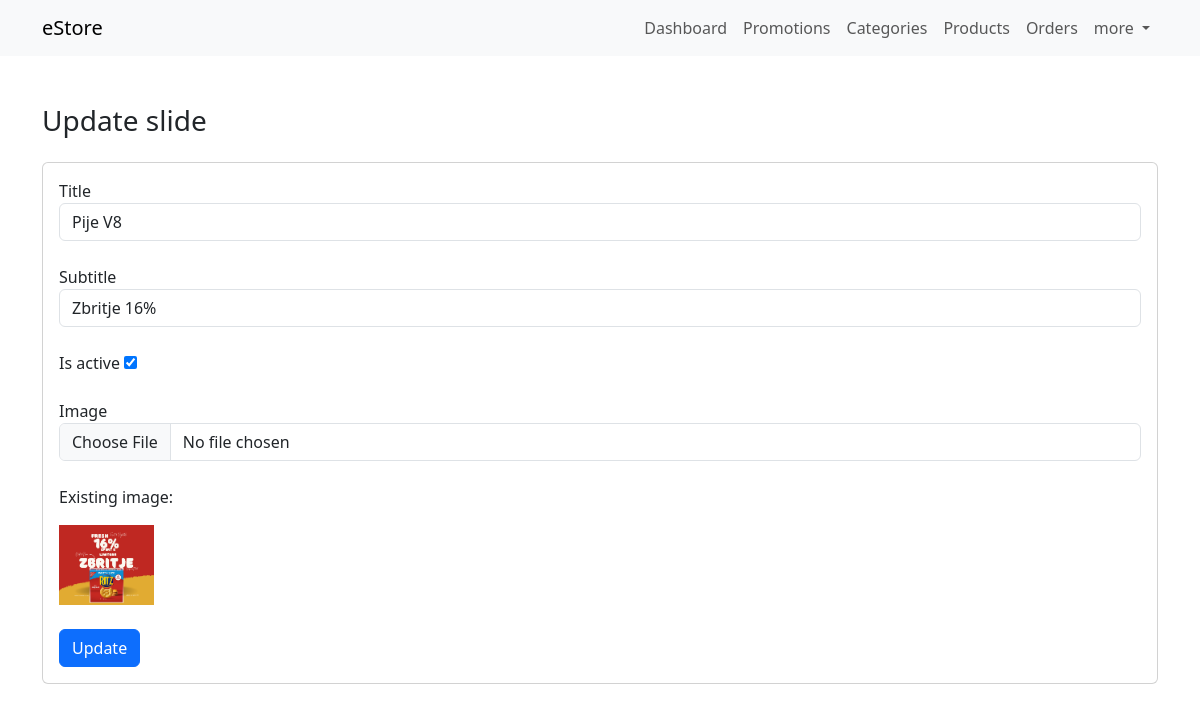
The app's page /dashboard/promotions/edit.php?id=19 (signed in) with its own data.
### tables this page shows
CREATE TABLE `promotions` (
  `id` int(11) NOT NULL,
  `title` varchar(100) DEFAULT NULL,
  `subtitle` varchar(100) DEFAULT NULL,
  `is_active` tinyint(1) DEFAULT '1',
  `image` varchar(255) NOT NULL DEFAULT 'noimage.png'
);

### classes/Database.php (called while the page is built)
<?php
class Database {
    private static $instance = null;
    private $connection = null;
    public function __construct() {
        $this->connection = new mysqli('localhost', 'root', '', 'estore');
    }
    public static function getInstance() {
        if(!self::$instance) {
            self::$instance = new self;
        }
        return self::$instance;
    }
    function getConnection() {
        return $this->connection;
    }
}

### classes/CRUD.php (called while the page is built, shortened)
<?php
include 'Database.php';
class CRUD {
    private $mysqli;
    public function __construct() {
        $db = Database::getInstance();
        $this->mysqli = $db->getConnection();
    }
    public function read($table, $condition = [], $limit = null, $order = []) {
        $sql = "SELECT * FROM `".$table."`";
        $items = [];
        if(count($condition)) {
            $sql .= " WHERE `".$condition['column']."`='".$condition['value']."'";
        }
        if(!is_null($limit)) {
            $sql .= " LIMIT " .$limit;
        }
        if($query = $this->mysqli->query($sql)) {
            if($query->num_rows > 0) {
                while($row = $query->fetch_assoc()) {
                    $items[] = $row;
                }
            }
            return $items;
        } else {
            return $this->mysqli->error;
        }
    }
}

### dashboard/promotions/edit.php (the view, shortened to what this page needs)
<?php
    include('../includes/header.php');
    include('../../classes/CRUD.php');
    $crud = new CRUD;
    $promotion = $crud->read('promotions', ['column' => 'id', 'value' => $_GET['id']] ,1);
?>
<div class="dashboard my-5">
    <div class="container">
        <h3 class="mb-4">Update slide</h3>
        <div class="card">
            <div class="card-body">
                <?php if(isset($promotion) && is_array($promotion[0])): ?>
                <form action="<?= $_SERVER['PHP_SELF'] ?>" method="POST" enctype="multipart/form-data">
                    <div class="form-group mb-4">
                        <label for="title">Title</label>
                        <input type="text" name="title" value="<?= $promotion[0]['title'] ?>" id="title" class="form-control" required="">
                    </div>
                    <div class="form-group mb-4">
                        <label for="subtitle">Subtitle</label>
                        <input type="text" name="subtitle" id="subtitle" value="<?= $promotion[0]['subtitle'] ?>" class="form-control" required="">
                    </div>
                    <div class="form-group mb-4">
                        <label for="is_active">Is active</label>
                        <input type="checkbox" name="is_active" value="1" <?= ($promotion[0]['is_active'] == 1) ? 'checked' : '' ?>  />
                    </div>
                    <div class="form-group mb-4">
                        <label for="image">Image</label>
                        <input type="file" name="image" id="image" class="form-control" accept="image/png, image/jpg, image/jpeg, image/webp">
                        <br>
                        <p>Existing image:</p>
                        <img src="images/<?= $promotion[0]['image'] ?>" height="80">
                    </div>
                    <button type="submit" class="btn btn-primary" name="update_slide_btn">Update</button>
                </form>
                <?php else: ?>
                    <p>Promotion doesn't exist!</p>
                <?php endif; ?>
            </div>
        </div>
    </div>
</div>
<?php include('../includes/footer.php'); ?>

### records on screen
promotions: title "Pije V8", subtitle "Zbritje 16%", is_active "☑", image (picture)
